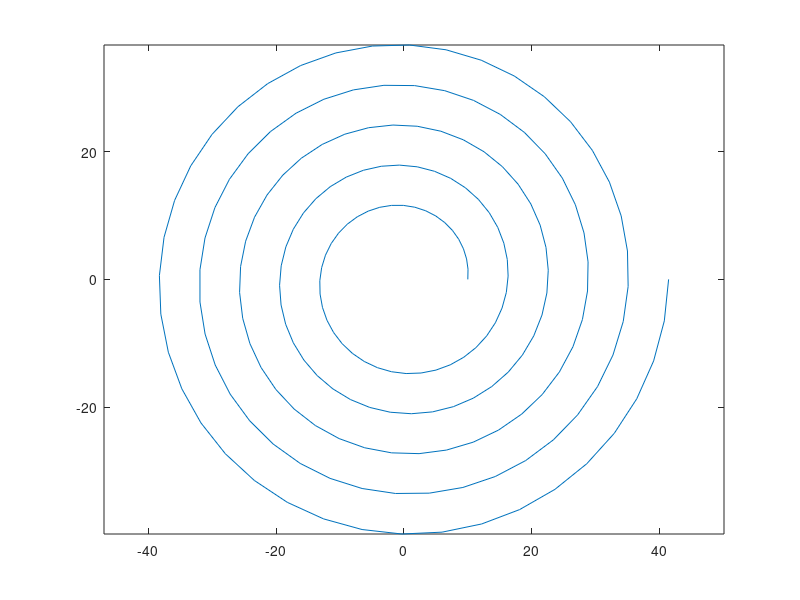

Write MATLAB code to recreate this figure.
a = 10;
b = 1;

theta = linspace(0, 10*pi, 200);

x = (a + b*theta).*cos(theta);
y = (a + b*theta).*sin(theta);

plot(x,y)
axis equal


